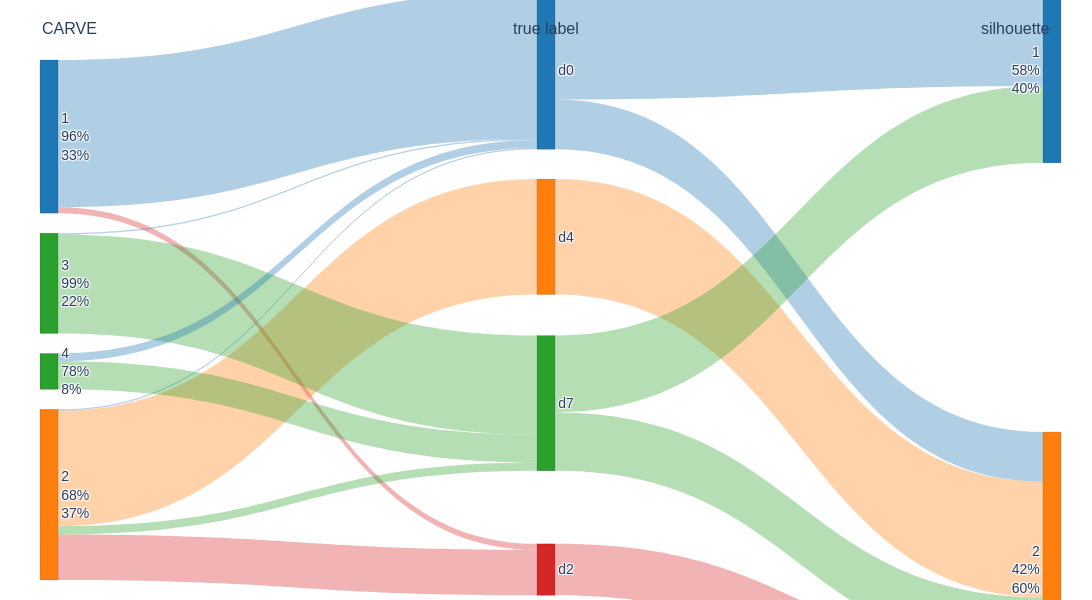

The notebook cell this image was saved under:
### Code cell
# Agglomerative k=4 (Ward) –– as suggested by silhouette 
silhouette_labels = SpectralClustering(n_clusters=2, gamma=gamma_005, random_state=RANDOM_SEED).fit_predict(X)

# Spectral, k=7 –– as suggested by CARVE generalizability 
carve_labels = carve.get_labels(k=4, measure="generalizability", rule="1se")

fig = alluvial_compare(
    y_true=y,
    left_labels=carve_labels,
    right_labels=silhouette_labels,
    left_title="CARVE",
    right_title="silhouette",
    true_title="true label",
    palette_name="tab10",
    link_alpha=0.35,
)

fig.show()

### Figure 1 — Plotly figure (JSON) as saved in the notebook; plotly's stock layout.template omitted (floating-point values rounded to 4 significant figures)
{"data": [{"arrangement": "fixed", "link": {"color": ["rgba(31,119,180,0.35)", "rgba(214,39,40,0.35)", "rgba(31,119,180,0.35)", "rgba(255,127,14,0.35)", "rgba(44,160,44,0.35)", "rgba(214,39,40,0.35)", "rgba(31,119,180,0.35)", "rgba(44,160,44,0.35)", "rgba(31,119,180,0.35)", "rgba(44,160,44,0.35)", "rgba(31,119,180,0.35)", "rgba(31,119,180,0.35)", "rgba(255,127,14,0.35)", "rgba(44,160,44,0.35)", "rgba(44,160,44,0.35)", "rgba(214,39,40,0.35)"], "source": [0, 0, 1, 1, 1, 1, 2, 2, 3, 3, 4, 4, 5, 6, 6, 7], "target": [4, 7, 4, 5, 6, 7, 4, 6, 4, 6, 8, 9, 9, 8, 9, 9], "value": [320, 13, 3, 251, 18, 99, 3, 215, 17, 61, 235, 108, 251, 167, 127, 112]}, "node": {"color": ["#1f77b4", "#ff7f0e", "#2ca02c", "#2ca02c", "#1f77b4", "#ff7f0e", "#2ca02c", "#d62728", "#1f77b4", "#ff7f0e"], "label": ["1<br>96%<br>33%", "2<br>68%<br>37%", "3<br>99%<br>22%", "4<br>78%<br>8%", "d0", "d4", "d7", "d2", "1<br>58%<br>40%", "2<br>42%<br>60%"], "line": {"color": "rgba(0,0,0,0.25)", "width": 0.5}, "pad": 20, "thickness": 18, "x": [0, 0, 0, 0, 0.5, 0.5, 0.5, 0.5, 1, 1], "y": [0.02, 0.34, 0.66, 0.98, 0.02, 0.34, 0.66, 0.98, 0.02, 0.98]}, "type": "sankey"}], "layout": {"annotations": [{"font": {"size": 16}, "showarrow": false, "text": "CARVE", "x": 0, "xref": "paper", "y": 1.08, "yref": "paper"}, {"font": {"size": 16}, "showarrow": false, "text": "true label", "x": 0.5, "xref": "paper", "y": 1.08, "yref": "paper"}, {"font": {"size": 16}, "showarrow": false, "text": "silhouette", "x": 1, "xref": "paper", "y": 1.08, "yref": "paper"}], "font": {"family": "Arial", "size": 14}, "height": 600, "margin": {"b": 20, "l": 40, "r": 40, "t": 60}, "paper_bgcolor": "white", "plot_bgcolor": "white", "width": 1200}}
